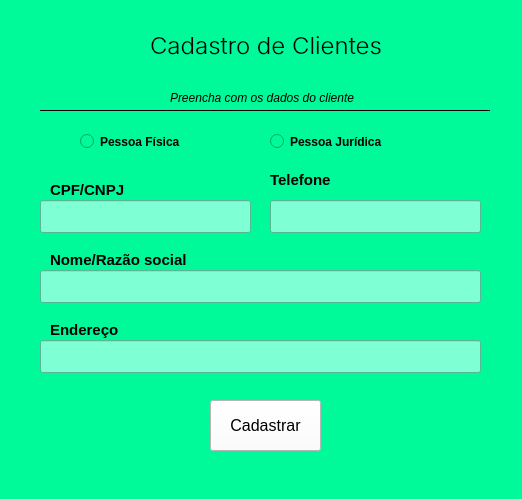
<?xml version="1.0" encoding="UTF-8"?>
<ui version="4.0">
 <class>MainWindow</class>
 <widget class="QMainWindow" name="MainWindow">
  <property name="geometry">
   <rect>
    <x>0</x>
    <y>0</y>
    <width>522</width>
    <height>499</height>
   </rect>
  </property>
  <property name="windowTitle">
   <string>Banco JP</string>
  </property>
  <property name="styleSheet">
   <string notr="true">background-color: #00FA9A</string>
  </property>
  <widget class="QWidget" name="centralwidget">
   <widget class="QRadioButton" name="fisica">
    <property name="geometry">
     <rect>
      <x>80</x>
      <y>130</y>
      <width>115</width>
      <height>23</height>
     </rect>
    </property>
    <property name="font">
     <font>
      <weight>75</weight>
      <bold>true</bold>
     </font>
    </property>
    <property name="autoFillBackground">
     <bool>false</bool>
    </property>
    <property name="styleSheet">
     <string notr="true"/>
    </property>
    <property name="text">
     <string>Pessoa Física</string>
    </property>
   </widget>
   <widget class="QRadioButton" name="juridica">
    <property name="geometry">
     <rect>
      <x>270</x>
      <y>130</y>
      <width>129</width>
      <height>23</height>
     </rect>
    </property>
    <property name="font">
     <font>
      <weight>75</weight>
      <bold>true</bold>
     </font>
    </property>
    <property name="styleSheet">
     <string notr="true"/>
    </property>
    <property name="text">
     <string>Pessoa Jurídica</string>
    </property>
   </widget>
   <widget class="QLineEdit" name="doc">
    <property name="geometry">
     <rect>
      <x>40</x>
      <y>200</y>
      <width>211</width>
      <height>33</height>
     </rect>
    </property>
    <property name="styleSheet">
     <string notr="true">background-color: #7FFFD4;</string>
    </property>
   </widget>
   <widget class="QLabel" name="label_3">
    <property name="geometry">
     <rect>
      <x>50</x>
      <y>180</y>
      <width>75</width>
      <height>19</height>
     </rect>
    </property>
    <property name="font">
     <font>
      <pointsize>11</pointsize>
      <weight>75</weight>
      <bold>true</bold>
     </font>
    </property>
    <property name="styleSheet">
     <string notr="true"/>
    </property>
    <property name="text">
     <string>CPF/CNPJ</string>
    </property>
   </widget>
   <widget class="QLineEdit" name="nome">
    <property name="geometry">
     <rect>
      <x>40</x>
      <y>270</y>
      <width>441</width>
      <height>33</height>
     </rect>
    </property>
    <property name="styleSheet">
     <string notr="true">background-color: #7FFFD4;</string>
    </property>
    <property name="text">
     <string/>
    </property>
   </widget>
   <widget class="QLabel" name="label_4">
    <property name="geometry">
     <rect>
      <x>50</x>
      <y>250</y>
      <width>141</width>
      <height>19</height>
     </rect>
    </property>
    <property name="font">
     <font>
      <pointsize>11</pointsize>
      <weight>75</weight>
      <bold>true</bold>
     </font>
    </property>
    <property name="styleSheet">
     <string notr="true"/>
    </property>
    <property name="text">
     <string>Nome/Razão social</string>
    </property>
   </widget>
   <widget class="QLabel" name="label_5">
    <property name="geometry">
     <rect>
      <x>270</x>
      <y>170</y>
      <width>64</width>
      <height>19</height>
     </rect>
    </property>
    <property name="font">
     <font>
      <pointsize>11</pointsize>
      <weight>75</weight>
      <bold>true</bold>
     </font>
    </property>
    <property name="styleSheet">
     <string notr="true"/>
    </property>
    <property name="text">
     <string>Telefone</string>
    </property>
   </widget>
   <widget class="QLineEdit" name="telefone">
    <property name="geometry">
     <rect>
      <x>270</x>
      <y>200</y>
      <width>211</width>
      <height>33</height>
     </rect>
    </property>
    <property name="styleSheet">
     <string notr="true">background-color: #7FFFD4;</string>
    </property>
   </widget>
   <widget class="QLineEdit" name="endereco">
    <property name="geometry">
     <rect>
      <x>40</x>
      <y>340</y>
      <width>441</width>
      <height>33</height>
     </rect>
    </property>
    <property name="styleSheet">
     <string notr="true">background-color: #7FFFD4;</string>
    </property>
    <property name="text">
     <string/>
    </property>
   </widget>
   <widget class="QLabel" name="label_6">
    <property name="geometry">
     <rect>
      <x>50</x>
      <y>320</y>
      <width>141</width>
      <height>19</height>
     </rect>
    </property>
    <property name="font">
     <font>
      <pointsize>11</pointsize>
      <weight>75</weight>
      <bold>true</bold>
     </font>
    </property>
    <property name="styleSheet">
     <string notr="true"/>
    </property>
    <property name="text">
     <string>Endereço</string>
    </property>
   </widget>
   <widget class="QPushButton" name="cadastrar">
    <property name="geometry">
     <rect>
      <x>210</x>
      <y>400</y>
      <width>111</width>
      <height>51</height>
     </rect>
    </property>
    <property name="font">
     <font>
      <pointsize>12</pointsize>
     </font>
    </property>
    <property name="styleSheet">
     <string notr="true">background: white</string>
    </property>
    <property name="text">
     <string>Cadastrar</string>
    </property>
   </widget>
   <widget class="QLabel" name="label_2">
    <property name="geometry">
     <rect>
      <x>170</x>
      <y>90</y>
      <width>196</width>
      <height>15</height>
     </rect>
    </property>
    <property name="font">
     <font>
      <pointsize>9</pointsize>
      <italic>true</italic>
     </font>
    </property>
    <property name="styleSheet">
     <string notr="true"/>
    </property>
    <property name="text">
     <string>Preencha com os dados do cliente</string>
    </property>
   </widget>
   <widget class="Line" name="line">
    <property name="geometry">
     <rect>
      <x>40</x>
      <y>110</y>
      <width>450</width>
      <height>1</height>
     </rect>
    </property>
    <property name="autoFillBackground">
     <bool>false</bool>
    </property>
    <property name="styleSheet">
     <string notr="true">background-color: black; </string>
    </property>
    <property name="orientation">
     <enum>Qt::Horizontal</enum>
    </property>
   </widget>
   <widget class="QLabel" name="label">
    <property name="geometry">
     <rect>
      <x>150</x>
      <y>30</y>
      <width>236</width>
      <height>30</height>
     </rect>
    </property>
    <property name="font">
     <font>
      <family>Inter Light</family>
      <pointsize>18</pointsize>
     </font>
    </property>
    <property name="autoFillBackground">
     <bool>false</bool>
    </property>
    <property name="text">
     <string>Cadastro de Clientes</string>
    </property>
   </widget>
  </widget>
 </widget>
 <resources>
  <include location="novo.qrc"/>
  <include location="arquivo.qrc"/>
 </resources>
 <connections/>
</ui>
